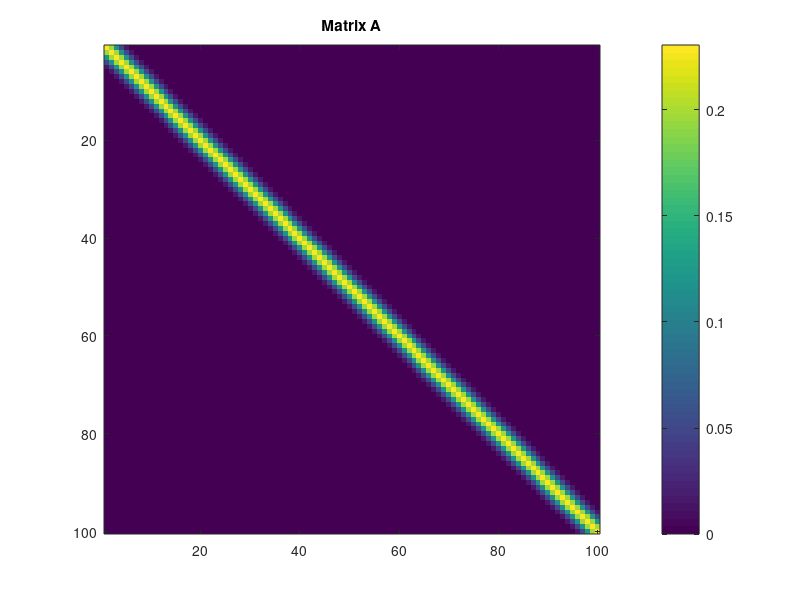
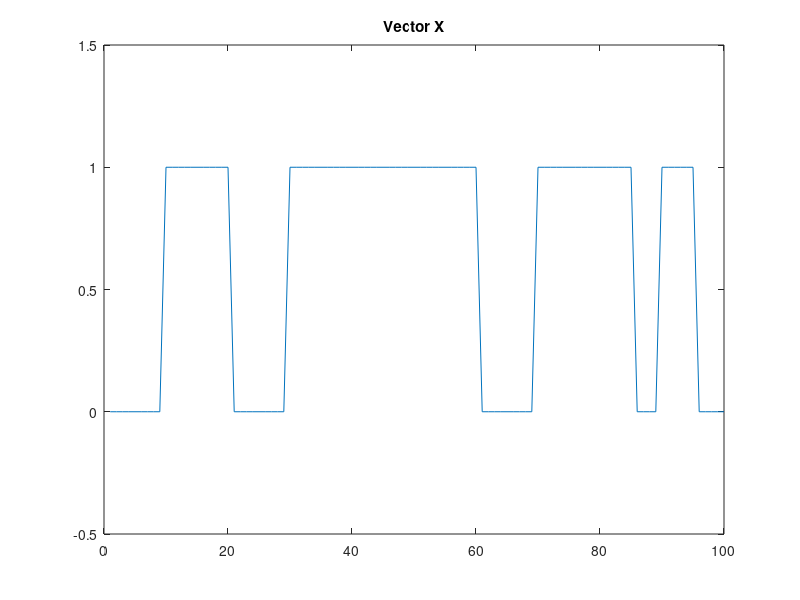
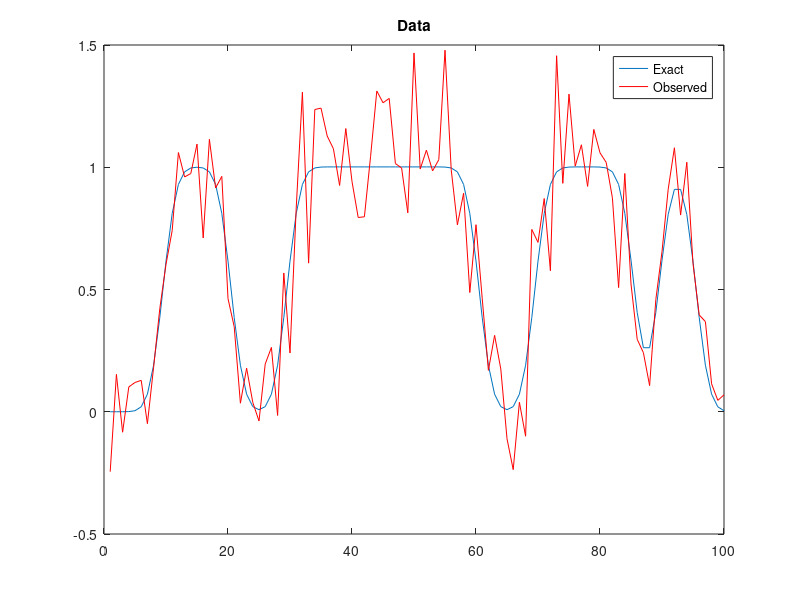
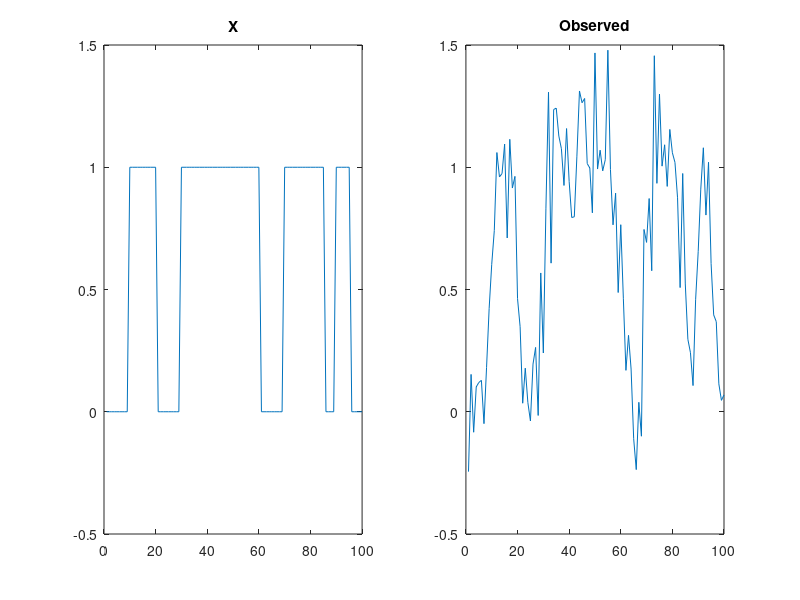

Reproduce these figures in MATLAB, in order. (Note: this script raises an error after producing the figures.)
%% Binary Signal Recovery
% Computational Inverse Problems, Math 076 (Summer 2023)
% Carter Kruse

clearvars;

% Reproducibility
rng('Default');

% Each computational section will build on the previous. When MATLAB
% specific code is given, tools such as ChatGPT or other
% language-conversion programs may be used to translate the code into a
% different coding language.

%% Model 3) Point Spread Function Matrix

% Let N = 100.
N = 100;

%% Set-Up
% Generate a matrix 'A' in R^{N x N} such that 'A' is a matrix that
% represents a point spread function.

% Initialize Blurring Matrix
A = zeros(N, N);

% Standard Deviation
sd = 3;

for i = 1:N
    for j = 1:N
        for k = 0:N
            if abs(i - j) == k
                A(i, j) = exp(-(k^2) / (2 * sd));
            end
        end
    end
end

% Normalize A
A = A ./ norm(A, 2);

%% SVD
% Compute the SVD of 'A'.

% Singular Value Decomposition
[U, S, V] = svd(A);

% Display Values
% disp(U);
% disp(S);
% disp(V);

%% Condition Number
% Compute the condition number of 'A'.

% Using the built-in function that computes the condition number.
disp(cond(A));

% Visualizing the matrix.
figure;
imagesc(A);
colorbar;

% Title
title('Matrix A');

%% Data Signal
% Generate a vector 'x' using the following code.

x = zeros(N, 1);
x(10:20) = 1;
x(30:60) = 1;
x(70:85) = 1;
x(90:95) = 1;

% This should result in an 'x' that is piecewise-constant.

% Plot
figure;
plot(x);

% Title
title('Vector X');

% Limits
ylim([-0.5 1.5]);

%% Computation
% Compute the data vector 'b', according to 'b = Ax + ε', where 'ε' is Gaussian 
% white noise with standard deviation 'η = 1'.

% Additive Gaussian Noise
eta = 0.2; epsilon = eta * randn(N, 1);

% Compute Forward Problem
b_exact = A * x;

% Add Noise
b = b_exact + epsilon;

% Display Values
% disp(b);

% Plot
figure;
plot(b_exact);

% Title
title('Data');

hold on;
    plot(b, 'r');
hold off;

legend('Exact', 'Observed')

%% Plots

figure;

subplot(1, 2, 1);
plot(x);

% Title
title('X');

% Limits
ylim([-0.5 1.5]);

subplot(1, 2, 2);
plot(b);

% Title
title('Observed');

%% Least Squares
% Compute the least squares solution 'x_ls'.

x_ls = A \ b;
% x_ls = inv(A' * A) * A' * b;

% Display Values
disp(x_ls);

% Plot
figure;
plot(x_ls);

% Title
title('Least Squares');

% This is NOT close to the true solution 'x', which is a result of the noise
% introduced to the forward/inverse problem.

% It is reasonable to expect this kind of result because the matrix 'A' is
% ill-conditioned, as indicated by the condition number.

% This means that the matrix 'A' is nearly singular, and thus the effect of 
% noise/error is amplified when solving linear systems.

%% Plot SVD

figure;
plot(log(diag(S)), '*');

% Title
title('Picard Log Plot');

% Multiple Plots
hold on;
    plot(log(abs(U' * b)), 'o');
    plot(log(abs(U' * b) ./ diag(S)), 'x');
hold off;

% Legend
legend('\sigma_i', '|u_i^Tb|','|u_i^Tb| / \sigma_i', 'location', 'northwest');

%% Truncated SVD
% Aim: To arrive at a more reasonable solution to the inverse problem.
% The least squares solution 'x_ls' can be expressed in terms of SVD.

% Maximum Singular Value
max_sigma = 25;

% Initialize (Solution) Vector
x_tr = zeros(size(x));

% Apply Truncated SVD
for i = 1:max_sigma
    x_tr = x_tr + (U(:,i).' * b) / S(i, i) * V(:,i);
end

% Display Values
% disp(reconstruct)

% Plot
figure;
plot(x_tr);

% Title
title('Truncated SVD');

%% Tikhonov (L2) Regularization
% Compute the L-Curve for the Tikhonov regularization problem with these
% variables. Use the maximum of the curvature plot to find a near-optimal
% value for 'λ'.

% Number of lambda samples to try.
num_lambda = 1000;

% Perturbation Errors
pert_error = zeros(num_lambda, 1);

% Bias Errors
bias_error = zeros(num_lambda, 1);

% Create a logspace of all of the lambdas to try.
lambda = logspace(-5, 2, num_lambda);

% Curvature
c_hat = zeros(num_lambda, 1);

% Apply Update Algorithm
for i = 1:num_lambda
    reconstruct = (A' * A + lambda(i)^2 * eye(N)) \ A' * b;
    pert_error(i) = norm(A * reconstruct - b, 2)^2;
    bias_error(i) = norm(reconstruct, 2)^2;
    
    z_lambda = (A' * A + lambda(i)^2 * eye(N)) \ A' * (A * reconstruct - b);
    bias_der = 4 / lambda(i) * reconstruct' * z_lambda;
    
    numerator = lambda(i)^2 * bias_der * pert_error(i) + 2 * lambda(i) * ...
        bias_error(i) * pert_error(i) + lambda(i)^4 * bias_error(i) * bias_der;
    denominator = (lambda(i)^2 * bias_error(i)^2 + pert_error(i)^2)^(3/2);
    c_hat(i) = 2 * bias_error(i) * pert_error(i) / bias_der * numerator / denominator;
end

%% Plot L-Curve

figure;

% Subplot
subplot(1, 2, 1);
plot(1 / 2 * log10(pert_error), 1 / 2 * log10(bias_error));

% Title
title('L Curve');

% Labels
xlabel('LOG Residual Norm');
ylabel('LOG Solution Norm');

% Subplot
subplot(1, 2, 2);
plot(log10(lambda), c_hat);

% Labels
xlabel('LOG Lambda');
ylabel('Curvature');

%% Optimal 'λ' Value

% For the optimal 'λ' value, just look at the curvature plot to see which 'λ' 
% produced the largest value.
[argvalue, argmax] = max(c_hat);
lambda = lambda(argmax);

% Display Values
disp(lambda);

%% Compute Tikhonov Solution

% Compute the Tikhonov solution 'x_{L2}' to this problem using the optimal 
% 'λ' found previously.
x_L2 = (A' * A + lambda^2 * eye(N)) \ A' * b;

% Plot
figure;
plot(x_L2);

% Title
title('Tikhonov/Ridge (L2) Solution');

%% L1 Regularization

% Create the sparsifying transform matrix 'L' using the following code.
L = -2 * eye(N) + diag(ones(N - 1, 1), 1) + diag(ones(N - 1, 1), -1);

% This matrix acts as a second derivative operator. Compute 'Lx' using the
% ground truth 'x' and plot the result.
value = L * x;

% Plot
figure;
plot(value);

% Title
title("2^{nd} Derivative Operator");

% We find that the result (displayed in the plot) represents a vector that
% is sparse in nature.

% This is the case as the the matrix 'L' acts as a 2nd derivative
% operator and 'x' is piecewise-linear. Thus, the 'spikes' displayed in the
% plot represent points where 'x' is discontinuous (i.e. the 2nd derivative
% is not equal to zero).

%% Compute L1 Solution
% Let 's' in R^n such that 'x = L^{-1} s'. Using 'λ = 0.0001', find the solution
% 's_{L1}' to the following L1 regularization problem:

% s_{L1} = min_{s} norm{A L^{-1} s - b}_2^2 + λ norm{s}_1

% Compute 'x_{L1} = L^{-1} s_{L1}', using the 'lasso' function in MATLAB.
% The value 's_{L1}' is sparse, and 'x_L1' is recovered from this.
x_L1 = L \ lasso(A / L, b, 'Lambda', 0.0001);

% Plot
figure;
plot(x_L1);

% Title
title('Lasso (L1) Solution');

%% Plots
figure;

plot(x, 'k');

hold on;
    plot(x_tr, 'b');
    plot(x_L2, 'g');
    plot(x_L1, 'm');
hold off;

ylim([-2 3]);

lgd = legend('X', 'Truncated SVD', 'L2', 'L1');
fontsize(lgd, 8, 'Points');

%% Save Results
filename = "model_3.mat";
save(filename);
